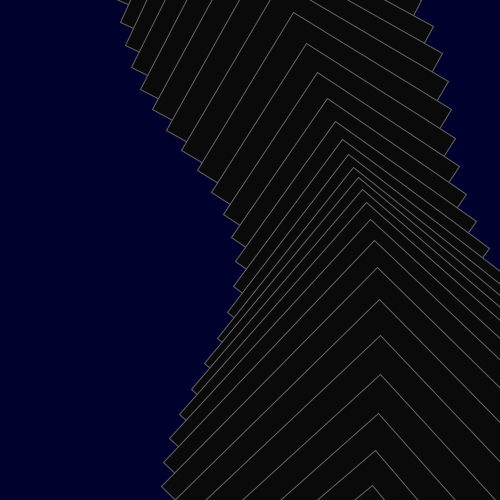
Frame 1 (no input)
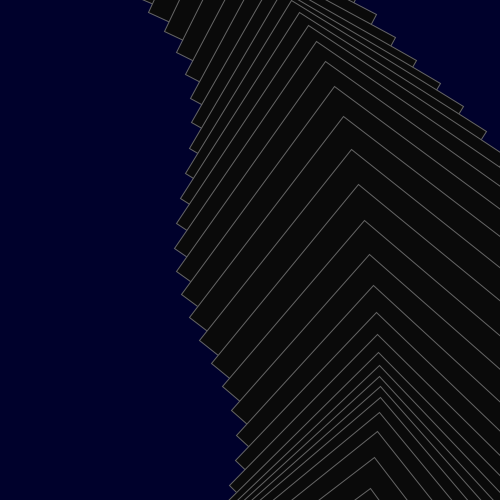
Frame 60 (the mouse pressed at the canvas centre just before this capture)
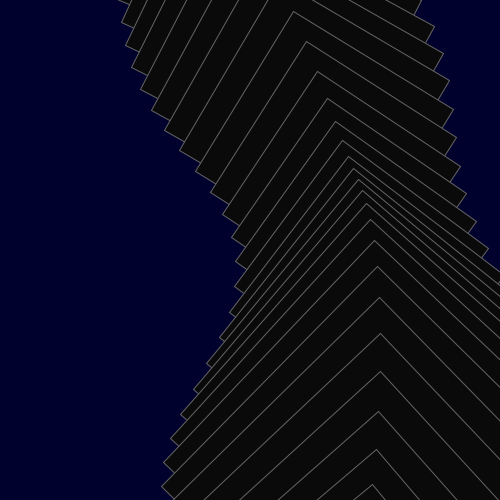
Frame 120 (the mouse held since frame 60 and released just before this capture)

The Processing sketch that drew these frames (run headless with seeded random() and noise(); from frame 60 on, the mouse is pressed at the canvas centre):

// Processing sketch: processing_161810
// ── processing_161810.pde

int num=50;
float theta;

void setup() {
  size(500, 500);
  rectMode(CENTER);
}

void draw() {
  background(300);
  stroke(100);
  fill(10);
  float x=150, y=-150;
  float r=PI/8;
  float incrY=height/num;
  for (int i=0; i<num; i++) {
    float offSet=TWO_PI/num*i;
    float sz = 120+i*4;
    pushMatrix();
    rotate(r+i*radians(1));
    x += 20;
    y += incrY;
    translate(x, y);  
    float sz2 = sz*map(sin(theta+offSet*3), -1, 1, 1, 1.5);  
    rect(0, 0, sz2, sz2);
    popMatrix();
  }
  theta += .0523;
  
}
